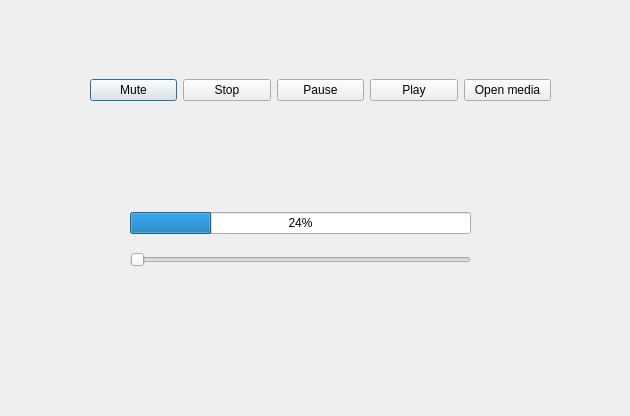
<?xml version="1.0" encoding="UTF-8"?>
<ui version="4.0">
 <class>Soundsetting</class>
 <widget class="QDialog" name="Soundsetting">
  <property name="geometry">
   <rect>
    <x>0</x>
    <y>0</y>
    <width>630</width>
    <height>416</height>
   </rect>
  </property>
  <property name="windowTitle">
   <string>Dialog</string>
  </property>
  <widget class="QWidget" name="horizontalLayoutWidget">
   <property name="geometry">
    <rect>
     <x>90</x>
     <y>50</y>
     <width>461</width>
     <height>80</height>
    </rect>
   </property>
   <layout class="QHBoxLayout" name="horizontalLayout">
    <item>
     <widget class="QPushButton" name="MuteMedia">
      <property name="text">
       <string>Mute</string>
      </property>
     </widget>
    </item>
    <item>
     <widget class="QPushButton" name="StopMedia">
      <property name="text">
       <string>Stop</string>
      </property>
     </widget>
    </item>
    <item>
     <widget class="QPushButton" name="PauseMedia">
      <property name="text">
       <string>Pause</string>
      </property>
     </widget>
    </item>
    <item>
     <widget class="QPushButton" name="PlayMedia">
      <property name="text">
       <string>Play</string>
      </property>
     </widget>
    </item>
    <item>
     <widget class="QPushButton" name="OpenMedia">
      <property name="text">
       <string>Open media</string>
      </property>
     </widget>
    </item>
   </layout>
  </widget>
  <widget class="QWidget" name="verticalLayoutWidget">
   <property name="geometry">
    <rect>
     <x>130</x>
     <y>200</y>
     <width>341</width>
     <height>80</height>
    </rect>
   </property>
   <layout class="QVBoxLayout" name="verticalLayout_2">
    <item>
     <widget class="QProgressBar" name="VolumeMediaDisplay">
      <property name="value">
       <number>24</number>
      </property>
     </widget>
    </item>
    <item>
     <widget class="QSlider" name="VolumeMediaControl">
      <property name="orientation">
       <enum>Qt::Horizontal</enum>
      </property>
     </widget>
    </item>
   </layout>
  </widget>
 </widget>
 <resources/>
 <connections/>
</ui>
